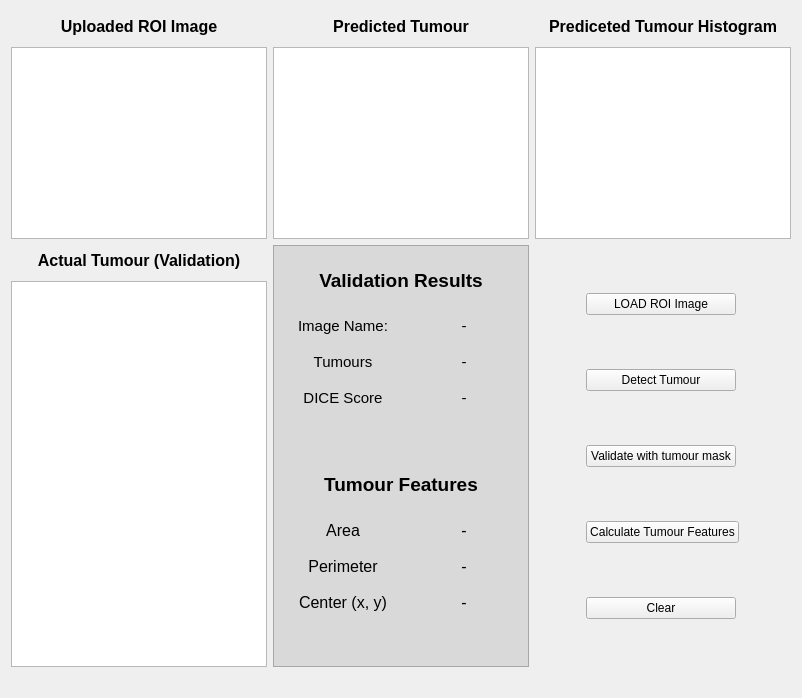
      <widget class="QWidget" name="tab_3">
       <attribute name="title">
        <string>Tumour Detection</string>
       </attribute>
       <layout class="QGridLayout" name="gridLayout_8">
        <item row="0" column="0">
         <layout class="QGridLayout" name="gridLayout">
          <item row="4" column="0">
           <widget class="QGraphicsView" name="plot_valImage"/>
          </item>
          <item row="1" column="2">
           <widget class="QGraphicsView" name="plot_THist"/>
          </item>
          <item row="0" column="1">
           <widget class="QLabel" name="label_107">
            <property name="sizePolicy">
             <sizepolicy hsizetype="Preferred" vsizetype="Fixed">
              <horstretch>0</horstretch>
              <verstretch>0</verstretch>
             </sizepolicy>
            </property>
            <property name="minimumSize">
             <size>
              <width>0</width>
              <height>30</height>
             </size>
            </property>
            <property name="font">
             <font>
              <pointsize>12</pointsize>
              <weight>75</weight>
              <bold>true</bold>
             </font>
            </property>
            <property name="text">
             <string>Predicted Tumour</string>
            </property>
            <property name="alignment">
             <set>Qt::AlignCenter</set>
            </property>
           </widget>
          </item>
          <item row="1" column="0">
           <widget class="QGraphicsView" name="plot_TumourROIImage"/>
          </item>
          <item row="0" column="2">
           <widget class="QLabel" name="label_108">
            <property name="sizePolicy">
             <sizepolicy hsizetype="Preferred" vsizetype="Fixed">
              <horstretch>0</horstretch>
              <verstretch>0</verstretch>
             </sizepolicy>
            </property>
            <property name="minimumSize">
             <size>
              <width>0</width>
              <height>30</height>
             </size>
            </property>
            <property name="font">
             <font>
              <pointsize>12</pointsize>
              <weight>75</weight>
              <bold>true</bold>
             </font>
            </property>
            <property name="text">
             <string>Prediceted Tumour Histogram</string>
            </property>
            <property name="alignment">
             <set>Qt::AlignCenter</set>
            </property>
           </widget>
          </item>
          <item row="0" column="0">
           <widget class="QLabel" name="label_106">
            <property name="sizePolicy">
             <sizepolicy hsizetype="Preferred" vsizetype="Fixed">
              <horstretch>0</horstretch>
              <verstretch>0</verstretch>
             </sizepolicy>
            </property>
            <property name="minimumSize">
             <size>
              <width>0</width>
              <height>30</height>
             </size>
            </property>
            <property name="font">
             <font>
              <pointsize>12</pointsize>
              <weight>75</weight>
              <bold>true</bold>
             </font>
            </property>
            <property name="text">
             <string>Uploaded ROI Image</string>
            </property>
            <property name="alignment">
             <set>Qt::AlignCenter</set>
            </property>
           </widget>
          </item>
          <item row="1" column="1">
           <widget class="QGraphicsView" name="plot_predImage"/>
          </item>
          <item row="3" column="0">
           <widget class="QLabel" name="label_109">
            <property name="sizePolicy">
             <sizepolicy hsizetype="Preferred" vsizetype="Fixed">
              <horstretch>0</horstretch>
              <verstretch>0</verstretch>
             </sizepolicy>
            </property>
            <property name="minimumSize">
             <size>
              <width>0</width>
              <height>30</height>
             </size>
            </property>
            <property name="font">
             <font>
              <pointsize>12</pointsize>
              <weight>75</weight>
              <bold>true</bold>
             </font>
            </property>
            <property name="text">
             <string>Actual Tumour (Validation)</string>
            </property>
            <property name="alignment">
             <set>Qt::AlignCenter</set>
            </property>
           </widget>
          </item>
          <item row="3" column="1" rowspan="2">
           <widget class="QFrame" name="frame_3">
            <property name="styleSheet">
             <string notr="true">background-color: rgb(217, 217, 217);</string>
            </property>
            <property name="frameShape">
             <enum>QFrame::StyledPanel</enum>
            </property>
            <property name="frameShadow">
             <enum>QFrame::Raised</enum>
            </property>
            <layout class="QGridLayout" name="gridLayout_22">
             <item row="0" column="0">
              <layout class="QGridLayout" name="gridLayout_21">
               <item row="1" column="1">
                <widget class="QLabel" name="label_ROIName">
                 <property name="sizePolicy">
                  <sizepolicy hsizetype="Preferred" vsizetype="Fixed">
                   <horstretch>0</horstretch>
                   <verstretch>0</verstretch>
                  </sizepolicy>
                 </property>
                 <property name="minimumSize">
                  <size>
                   <width>0</width>
                   <height>30</height>
                  </size>
                 </property>
                 <property name="font">
                  <font>
                   <pointsize>11</pointsize>
                  </font>
                 </property>
                 <property name="text">
                  <string>-</string>
                 </property>
                 <property name="alignment">
                  <set>Qt::AlignCenter</set>
                 </property>
                </widget>
               </item>
               <item row="4" column="0">
                <spacer name="verticalSpacer_8">
                 <property name="orientation">
                  <enum>Qt::Vertical</enum>
                 </property>
                 <property name="sizeHint" stdset="0">
                  <size>
                   <width>20</width>
                   <height>40</height>
                  </size>
                 </property>
                </spacer>
               </item>
               <item row="6" column="1">
                <widget class="QLabel" name="label_tArea">
                 <property name="sizePolicy">
                  <sizepolicy hsizetype="Preferred" vsizetype="Fixed">
                   <horstretch>0</horstretch>
                   <verstretch>0</verstretch>
                  </sizepolicy>
                 </property>
                 <property name="minimumSize">
                  <size>
                   <width>0</width>
                   <height>30</height>
                  </size>
                 </property>
                 <property name="font">
                  <font>
                   <pointsize>12</pointsize>
                  </font>
                 </property>
                 <property name="text">
                  <string>-</string>
                 </property>
                 <property name="alignment">
                  <set>Qt::AlignCenter</set>
                 </property>
                </widget>
               </item>
               <item row="3" column="1">
                <widget class="QLabel" name="label_dice">
                 <property name="sizePolicy">
                  <sizepolicy hsizetype="Preferred" vsizetype="Fixed">
                   <horstretch>0</horstretch>
                   <verstretch>0</verstretch>
                  </sizepolicy>
                 </property>
                 <property name="minimumSize">
                  <size>
                   <width>0</width>
                   <height>30</height>
                  </size>
                 </property>
                 <property name="font">
                  <font>
                   <pointsize>11</pointsize>
                  </font>
                 </property>
                 <property name="text">
                  <string>-</string>
                 </property>
                 <property name="alignment">
                  <set>Qt::AlignCenter</set>
                 </property>
                </widget>
               </item>
               <item row="0" column="0" colspan="2">
                <widget class="QLabel" name="label_94">
                 <property name="sizePolicy">
                  <sizepolicy hsizetype="Preferred" vsizetype="Fixed">
                   <horstretch>0</horstretch>
                   <verstretch>0</verstretch>
                  </sizepolicy>
                 </property>
                 <property name="minimumSize">
                  <size>
                   <width>0</width>
                   <height>50</height>
                  </size>
                 </property>
                 <property name="font">
                  <font>
                   <pointsize>14</pointsize>
                   <weight>75</weight>
                   <bold>true</bold>
                  </font>
                 </property>
                 <property name="text">
                  <string>Validation Results</string>
                 </property>
                 <property name="alignment">
                  <set>Qt::AlignCenter</set>
                 </property>
                </widget>
               </item>
               <item row="1" column="0">
                <widget class="QLabel" name="label_110">
                 <property name="sizePolicy">
                  <sizepolicy hsizetype="Fixed" vsizetype="Fixed">
                   <horstretch>0</horstretch>
                   <verstretch>0</verstretch>
                  </sizepolicy>
                 </property>
                 <property name="minimumSize">
                  <size>
                   <width>120</width>
                   <height>30</height>
                  </size>
                 </property>
                 <property name="font">
                  <font>
                   <pointsize>11</pointsize>
                  </font>
                 </property>
                 <property name="text">
                  <string>Image Name:</string>
                 </property>
                 <property name="alignment">
                  <set>Qt::AlignCenter</set>
                 </property>
                </widget>
               </item>
               <item row="8" column="1">
                <widget class="QLabel" name="label_tCenters">
                 <property name="sizePolicy">
                  <sizepolicy hsizetype="Preferred" vsizetype="Fixed">
                   <horstretch>0</horstretch>
                   <verstretch>0</verstretch>
                  </sizepolicy>
                 </property>
                 <property name="minimumSize">
                  <size>
                   <width>0</width>
                   <height>30</height>
                  </size>
                 </property>
                 <property name="font">
                  <font>
                   <pointsize>12</pointsize>
                  </font>
                 </property>
                 <property name="text">
                  <string>-</string>
                 </property>
                 <property name="alignment">
                  <set>Qt::AlignCenter</set>
                 </property>
                </widget>
               </item>
               <item row="2" column="1">
                <widget class="QLabel" name="label_ntumour">
                 <property name="sizePolicy">
                  <sizepolicy hsizetype="Preferred" vsizetype="Fixed">
                   <horstretch>0</horstretch>
                   <verstretch>0</verstretch>
                  </sizepolicy>
                 </property>
                 <property name="minimumSize">
                  <size>
                   <width>0</width>
                   <height>30</height>
                  </size>
                 </property>
                 <property name="font">
                  <font>
                   <pointsize>11</pointsize>
                  </font>
                 </property>
                 <property name="text">
                  <string>-</string>
                 </property>
                 <property name="alignment">
                  <set>Qt::AlignCenter</set>
                 </property>
                </widget>
               </item>
               <item row="3" column="0">
                <widget class="QLabel" name="label_98">
                 <property name="sizePolicy">
                  <sizepolicy hsizetype="Fixed" vsizetype="Fixed">
                   <horstretch>0</horstretch>
                   <verstretch>0</verstretch>
                  </sizepolicy>
                 </property>
                 <property name="minimumSize">
                  <size>
                   <width>120</width>
                   <height>30</height>
                  </size>
                 </property>
                 <property name="font">
                  <font>
                   <pointsize>11</pointsize>
                  </font>
                 </property>
                 <property name="text">
                  <string>DICE Score</string>
                 </property>
                 <property name="alignment">
                  <set>Qt::AlignCenter</set>
                 </property>
                </widget>
               </item>
               <item row="7" column="1">
                <widget class="QLabel" name="label_tPerimeter">
                 <property name="sizePolicy">
                  <sizepolicy hsizetype="Preferred" vsizetype="Fixed">
                   <horstretch>0</horstretch>
                   <verstretch>0</verstretch>
                  </sizepolicy>
                 </property>
                 <property name="minimumSize">
                  <size>
                   <width>0</width>
                   <height>30</height>
                  </size>
                 </property>
                 <property name="font">
                  <font>
                   <pointsize>12</pointsize>
                  </font>
                 </property>
                 <property name="text">
                  <string>-</string>
                 </property>
                 <property name="alignment">
                  <set>Qt::AlignCenter</set>
                 </property>
                </widget>
               </item>
               <item row="7" column="0">
                <widget class="QLabel" name="label_101">
                 <property name="sizePolicy">
                  <sizepolicy hsizetype="Fixed" vsizetype="Fixed">
                   <horstretch>0</horstretch>
                   <verstretch>0</verstretch>
                  </sizepolicy>
                 </property>
                 <property name="minimumSize">
                  <size>
                   <width>120</width>
                   <height>30</height>
                  </size>
                 </property>
                 <property name="font">
                  <font>
                   <pointsize>12</pointsize>
                  </font>
                 </property>
                 <property name="text">
                  <string>Perimeter</string>
                 </property>
                 <property name="alignment">
                  <set>Qt::AlignCenter</set>
                 </property>
                </widget>
               </item>
               <item row="8" column="0">
                <widget class="QLabel" name="label_100">
                 <property name="sizePolicy">
                  <sizepolicy hsizetype="Fixed" vsizetype="Fixed">
                   <horstretch>0</horstretch>
                   <verstretch>0</verstretch>
                  </sizepolicy>
                 </property>
                 <property name="minimumSize">
                  <size>
                   <width>120</width>
                   <height>30</height>
                  </size>
                 </property>
                 <property name="font">
                  <font>
                   <pointsize>12</pointsize>
                  </font>
                 </property>
                 <property name="text">
                  <string>Center (x, y)</string>
                 </property>
                 <property name="alignment">
                  <set>Qt::AlignCenter</set>
                 </property>
                </widget>
               </item>
               <item row="2" column="0">
                <widget class="QLabel" name="label_96">
                 <property name="sizePolicy">
                  <sizepolicy hsizetype="Fixed" vsizetype="Fixed">
                   <horstretch>0</horstretch>
                   <verstretch>0</verstretch>
                  </sizepolicy>
                 </property>
                 <property name="minimumSize">
                  <size>
                   <width>120</width>
                   <height>30</height>
                  </size>
                 </property>
                 <property name="font">
                  <font>
                   <pointsize>11</pointsize>
                  </font>
                 </property>
                 <property name="text">
                  <string>Tumours</string>
                 </property>
                 <property name="alignment">
                  <set>Qt::AlignCenter</set>
                 </property>
                </widget>
               </item>
               <item row="5" column="0" colspan="2">
                <widget class="QLabel" name="label_95">
                 <property name="sizePolicy">
                  <sizepolicy hsizetype="Preferred" vsizetype="Fixed">
                   <horstretch>0</horstretch>
                   <verstretch>0</verstretch>
                  </sizepolicy>
                 </property>
                 <property name="minimumSize">
                  <size>
                   <width>0</width>
                   <height>50</height>
                  </size>
                 </property>
                 <property name="font">
                  <font>
                   <pointsize>14</pointsize>
                   <weight>75</weight>
                   <bold>true</bold>
                  </font>
                 </property>
                 <property name="text">
                  <string>Tumour Features</string>
                 </property>
                 <property name="alignment">
                  <set>Qt::AlignCenter</set>
                 </property>
                </widget>
               </item>
               <item row="6" column="0">
                <widget class="QLabel" name="label_99">
                 <property name="sizePolicy">
                  <sizepolicy hsizetype="Fixed" vsizetype="Fixed">
                   <horstretch>0</horstretch>
                   <verstretch>0</verstretch>
                  </sizepolicy>
                 </property>
                 <property name="minimumSize">
                  <size>
                   <width>120</width>
                   <height>30</height>
                  </size>
                 </property>
                 <property name="font">
                  <font>
                   <pointsize>12</pointsize>
                  </font>
                 </property>
                 <property name="text">
                  <string>Area</string>
                 </property>
                 <property name="alignment">
                  <set>Qt::AlignCenter</set>
                 </property>
                </widget>
               </item>
              </layout>
             </item>
             <item row="1" column="0">
              <spacer name="verticalSpacer_23">
               <property name="orientation">
                <enum>Qt::Vertical</enum>
               </property>
               <property name="sizeHint" stdset="0">
                <size>
                 <width>20</width>
                 <height>40</height>
                </size>
               </property>
              </spacer>
             </item>
            </layout>
           </widget>
          </item>
          <item row="3" column="2" rowspan="2">
           <layout class="QGridLayout" name="gridLayout_20">
            <item row="8" column="0">
             <widget class="QPushButton" name="btn_tFeature">
              <property name="sizePolicy">
               <sizepolicy hsizetype="Fixed" vsizetype="Fixed">
                <horstretch>0</horstretch>
                <verstretch>0</verstretch>
               </sizepolicy>
              </property>
              <property name="minimumSize">
               <size>
                <width>150</width>
                <height>0</height>
               </size>
              </property>
              <property name="text">
               <string>Calculate Tumour Features</string>
              </property>
             </widget>
            </item>
            <item row="2" column="0">
             <spacer name="verticalSpacer_12">
              <property name="orientation">
               <enum>Qt::Vertical</enum>
              </property>
              <property name="sizeHint" stdset="0">
               <size>
                <width>20</width>
                <height>40</height>
               </size>
              </property>
             </spacer>
            </item>
            <item row="1" column="0">
             <widget class="QPushButton" name="btn_loadROI">
              <property name="sizePolicy">
               <sizepolicy hsizetype="Fixed" vsizetype="Fixed">
                <horstretch>0</horstretch>
                <verstretch>0</verstretch>
               </sizepolicy>
              </property>
              <property name="minimumSize">
               <size>
                <width>150</width>
                <height>0</height>
               </size>
              </property>
              <property name="text">
               <string>LOAD ROI Image</string>
              </property>
             </widget>
            </item>
            <item row="3" column="0" rowspan="2">
             <widget class="QPushButton" name="btn_detectTumour">
              <property name="sizePolicy">
               <sizepolicy hsizetype="Fixed" vsizetype="Fixed">
                <horstretch>0</horstretch>
                <verstretch>0</verstretch>
               </sizepolicy>
              </property>
              <property name="minimumSize">
               <size>
                <width>150</width>
                <height>0</height>
               </size>
              </property>
              <property name="text">
               <string>Detect Tumour</string>
              </property>
             </widget>
            </item>
            <item row="6" column="0">
             <widget class="QPushButton" name="btn_validate">
              <property name="sizePolicy">
               <sizepolicy hsizetype="Fixed" vsizetype="Fixed">
                <horstretch>0</horstretch>
                <verstretch>0</verstretch>
               </sizepolicy>
              </property>
              <property name="minimumSize">
               <size>
                <width>150</width>
                <height>0</height>
               </size>
              </property>
              <property name="text">
               <string>Validate with tumour mask</string>
              </property>
             </widget>
            </item>
            <item row="11" column="0">
             <spacer name="verticalSpacer_9">
              <property name="orientation">
               <enum>Qt::Vertical</enum>
              </property>
              <property name="sizeHint" stdset="0">
               <size>
                <width>20</width>
                <height>40</height>
               </size>
              </property>
             </spacer>
            </item>
            <item row="7" column="0">
             <spacer name="verticalSpacer_10">
              <property name="orientation">
               <enum>Qt::Vertical</enum>
              </property>
              <property name="sizeHint" stdset="0">
               <size>
                <width>20</width>
                <height>40</height>
               </size>
              </property>
             </spacer>
            </item>
            <item row="5" column="0">
             <spacer name="verticalSpacer_11">
              <property name="orientation">
               <enum>Qt::Vertical</enum>
              </property>
              <property name="sizeHint" stdset="0">
               <size>
                <width>20</width>
                <height>40</height>
               </size>
              </property>
             </spacer>
            </item>
            <item row="10" column="0">
             <widget class="QPushButton" name="btn_clearTumour">
              <property name="sizePolicy">
               <sizepolicy hsizetype="Fixed" vsizetype="Fixed">
                <horstretch>0</horstretch>
                <verstretch>0</verstretch>
               </sizepolicy>
              </property>
              <property name="minimumSize">
               <size>
                <width>150</width>
                <height>0</height>
               </size>
              </property>
              <property name="text">
               <string>Clear</string>
              </property>
             </widget>
            </item>
            <item row="0" column="0">
             <spacer name="verticalSpacer_13">
              <property name="orientation">
               <enum>Qt::Vertical</enum>
              </property>
              <property name="sizeHint" stdset="0">
               <size>
                <width>20</width>
                <height>40</height>
               </size>
              </property>
             </spacer>
            </item>
            <item row="9" column="0">
             <spacer name="verticalSpacer_18">
              <property name="orientation">
               <enum>Qt::Vertical</enum>
              </property>
              <property name="sizeHint" stdset="0">
               <size>
                <width>20</width>
                <height>40</height>
               </size>
              </property>
             </spacer>
            </item>
           </layout>
          </item>
         </layout>
        </item>
        <item row="1" column="0">
         <spacer name="verticalSpacer_15">
          <property name="orientation">
           <enum>Qt::Vertical</enum>
          </property>
          <property name="sizeType">
           <enum>QSizePolicy::Fixed</enum>
          </property>
          <property name="sizeHint" stdset="0">
           <size>
            <width>20</width>
            <height>20</height>
           </size>
          </property>
         </spacer>
        </item>
       </layout>
      </widget>
